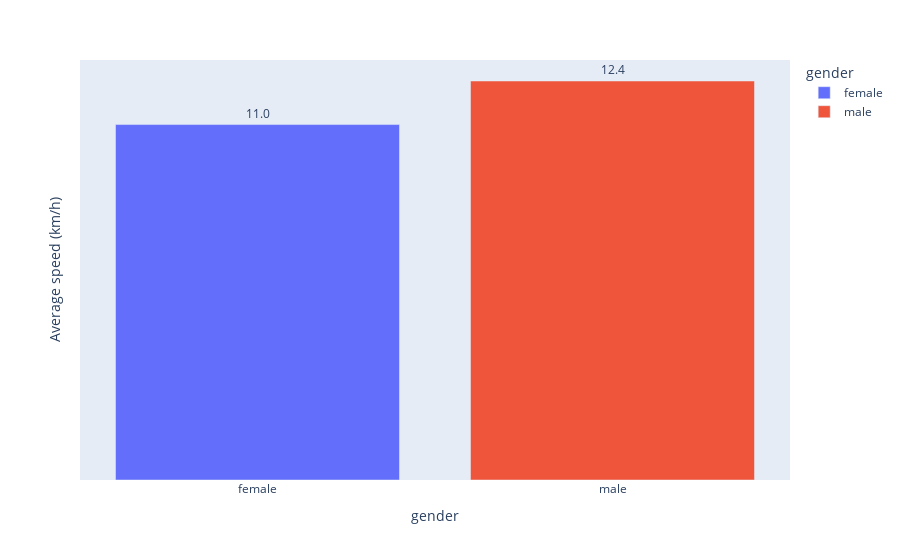

The code cell stored with this chart in its notebook:
### Code cell
# Group the data by gender and calculate the average speed
avg_speed_by_gender = df.groupby('gender')['avg_pace_to_42.2k'].mean().reset_index()

# Create a bar chart with Plotly
fig = px.bar(avg_speed_by_gender, x='gender', y='avg_pace_to_42.2k', color='gender')

# Add the average speed value as text to each bar
fig.update_traces(texttemplate='%{y:.1f}', textposition='outside')

# Add the y-axis label inside the plot
fig.update_layout(yaxis_title='Average speed (km/h)', yaxis_zeroline=False, yaxis_tickprefix='', yaxis_ticksuffix='',
                  yaxis=dict(showticklabels=False, showgrid=False, showline=False),
                  annotations=[dict(text='Average speed (km/h)', x=0.5, y=-0.2, xref='paper', yref='paper',
                                    font=dict(size=14, color='white'), showarrow=False)])

fig.show()

### Figure 1 — Plotly figure (JSON) as saved in the notebook; plotly's stock layout.template omitted (floating-point values rounded to 4 significant figures)
{"data": [{"alignmentgroup": "True", "hovertemplate": "gender=%{x}<br>avg_pace_to_42.2k=%{y}<extra></extra>", "legendgroup": "female", "marker": {"color": "#636efa", "pattern": {"shape": ""}}, "name": "female", "offsetgroup": "female", "orientation": "v", "showlegend": true, "textposition": "outside", "texttemplate": "%{y:.1f}", "type": "bar", "x": ["female"], "xaxis": "x", "y": [11.01], "yaxis": "y"}, {"alignmentgroup": "True", "hovertemplate": "gender=%{x}<br>avg_pace_to_42.2k=%{y}<extra></extra>", "legendgroup": "male", "marker": {"color": "#EF553B", "pattern": {"shape": ""}}, "name": "male", "offsetgroup": "male", "orientation": "v", "showlegend": true, "textposition": "outside", "texttemplate": "%{y:.1f}", "type": "bar", "x": ["male"], "xaxis": "x", "y": [12.36], "yaxis": "y"}], "layout": {"annotations": [{"font": {"color": "white", "size": 14}, "showarrow": false, "text": "Average speed (km/h)", "x": 0.5, "xref": "paper", "y": -0.2, "yref": "paper"}], "barmode": "relative", "legend": {"title": {"text": "gender"}, "tracegroupgap": 0}, "margin": {"t": 60}, "xaxis": {"anchor": "y", "categoryarray": ["female", "male"], "categoryorder": "array", "domain": [0, 1], "title": {"text": "gender"}}, "yaxis": {"anchor": "x", "domain": [0, 1], "showgrid": false, "showline": false, "showticklabels": false, "tickprefix": "", "ticksuffix": "", "title": {"text": "Average speed (km/h)"}, "zeroline": false}}}
